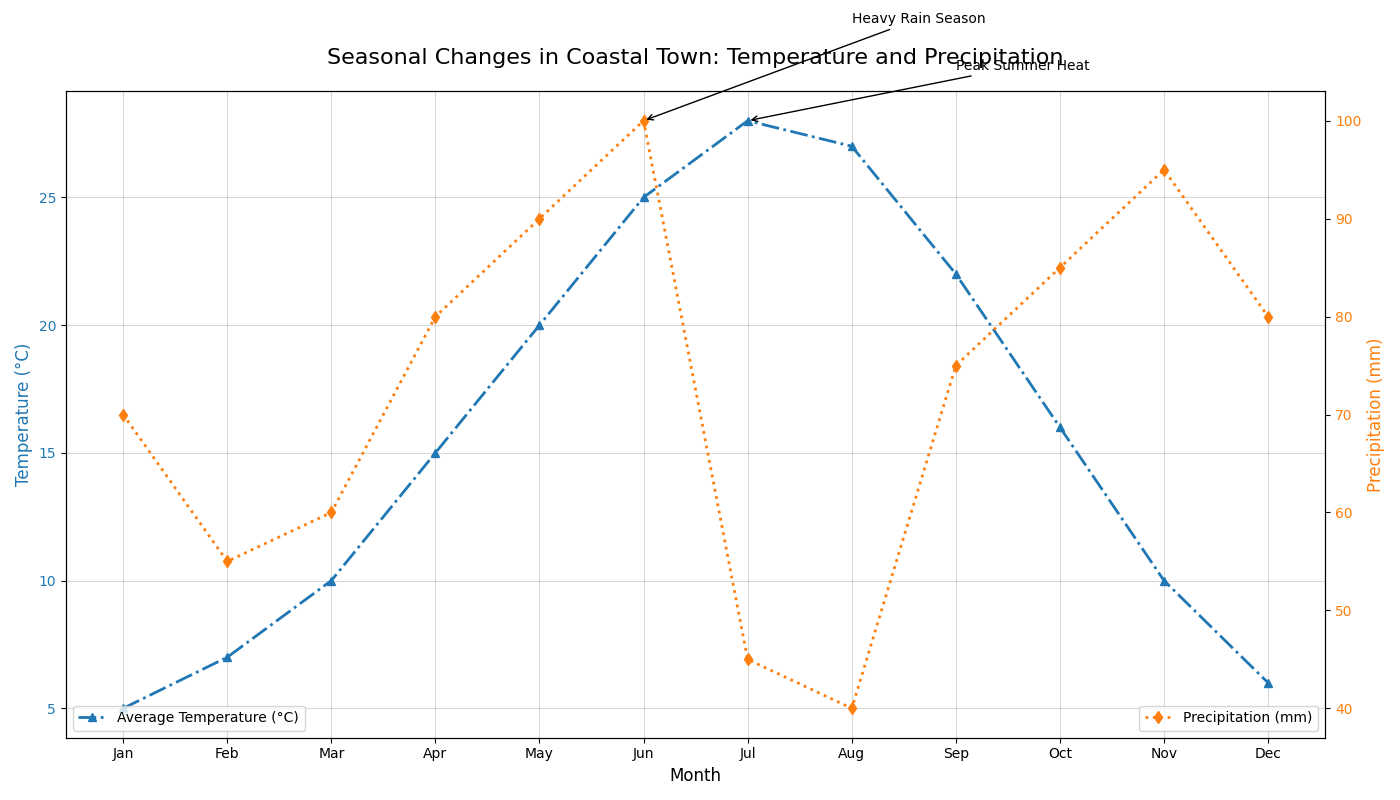

Generate this figure with Python:
import matplotlib.pyplot as plt
import numpy as np

months = np.array(['Jan', 'Feb', 'Mar', 'Apr', 'May', 'Jun', 'Jul', 'Aug', 'Sep', 'Oct', 'Nov', 'Dec'])
avg_temps = np.array([5, 7, 10, 15, 20, 25, 28, 27, 22, 16, 10, 6])
precipitation = np.array([70, 55, 60, 80, 90, 100, 45, 40, 75, 85, 95, 80])

fig, ax1 = plt.subplots(figsize=(14, 8))

# Use different colors and styles for each data set
color_temp = 'tab:blue'
color_precip = 'tab:orange'

ax1.plot(months, avg_temps, color=color_temp, marker='^', linestyle='-.', linewidth=2, label='Average Temperature (°C)')
ax1.set_title('Seasonal Changes in Coastal Town: Temperature and Precipitation', fontsize=16, pad=20)
ax1.set_xlabel('Month', fontsize=12)
ax1.set_ylabel('Temperature (°C)', fontsize=12, color=color_temp)
ax1.tick_params(axis='y', labelcolor=color_temp)

ax2 = ax1.twinx()
ax2.plot(months, precipitation, color=color_precip, marker='d', linestyle=':', linewidth=2, label='Precipitation (mm)')
ax2.set_ylabel('Precipitation (mm)', fontsize=12, color=color_precip)
ax2.tick_params(axis='y', labelcolor=color_precip)

ax1.legend(loc='lower left')
ax2.legend(loc='lower right')
ax1.grid(True, linestyle='-', color='gray', alpha=0.3)

ax1.annotate('Peak Summer Heat', xy=('Jul', 28), xytext=('Sep', 30),
             arrowprops=dict(facecolor='red', arrowstyle='->'), fontsize=10)
ax2.annotate('Heavy Rain Season', xy=('Jun', 100), xytext=('Aug', 110),
             arrowprops=dict(facecolor='blue', arrowstyle='->'), fontsize=10)

plt.tight_layout()
plt.show()
